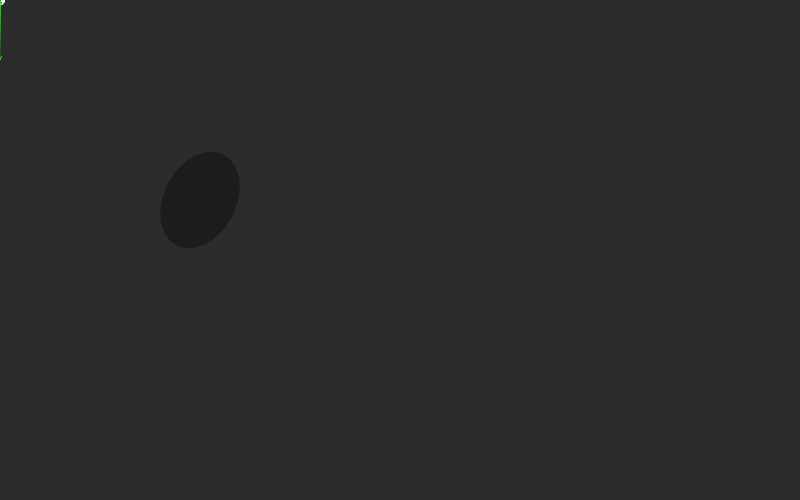
Frame 1 (no input)
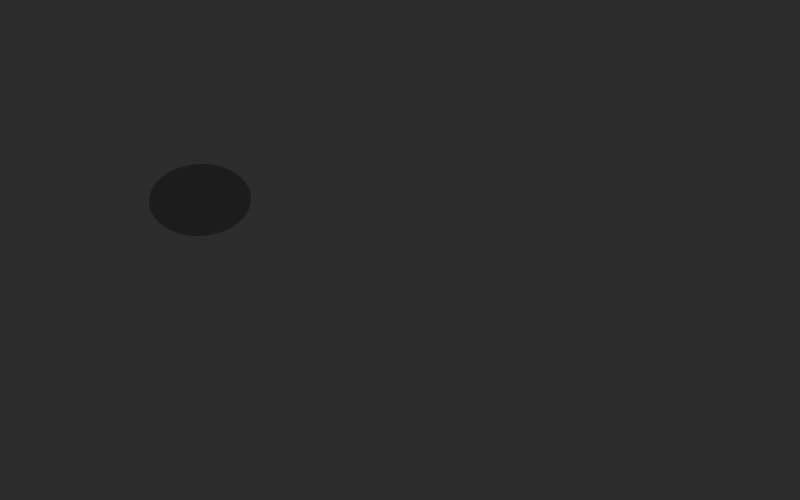
Frame 60 (the mouse pressed at the canvas centre just before this capture)
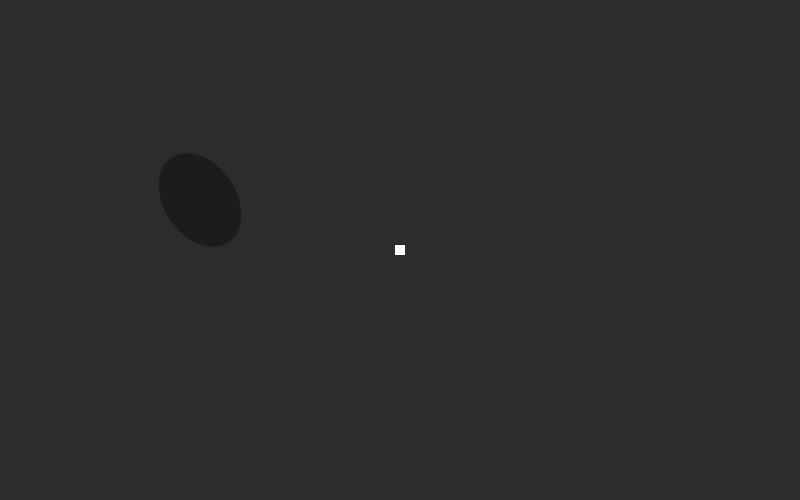
Frame 120 (the mouse held since frame 60 and released just before this capture)

The Processing sketch that drew these frames (run headless with seeded random() and noise(); from frame 60 on, the mouse is pressed at the canvas centre):

// Processing sketch: processing_80017
// ── processing_80017.pde


PVector startPosition;
PVector position;
PVector velocity;

PVector gravity;
 
float mass = 10;

float xPos = 0;
float yPos = 0;

PVector pos2;
PVector p1;
PVector p2;

////////////////////////////////////////////////////////////////////////////////

void setup() {
  size(800, 500);
  frameRate(25);
  smooth();
   
  startPosition = new PVector();
   
  position = new PVector(0, 0);
  velocity = new PVector(0, 0);
  gravity = new PVector(0, 0.3);  // gravity goes down
  
  pos2 = new PVector(200,200);
  p1 = new PVector();
  p2 = new PVector(100, 100);
}

////////////////////////////////////////////////////////////////////////////////

void draw() {
  background(44);
  
   float distance = position.dist(pos2);
   
  /* Calculate the movement */   
  PVector acceleration = new PVector();
  acceleration.add(gravity);
   
  velocity.add(acceleration);
 
  position.add(velocity);
 
 
  /* Draw the object */
  noStroke();
  fill(255);
 
  ellipse(position.x, position.y, mass, mass);
   
 
  /* Draw slingshot */
  if(mousePressed) {
    stroke(255, 0, 0);
    line(mouseX, mouseY, startPosition.x, startPosition.y);
     
    noStroke();
    fill(255);
     
    rectMode(CENTER);
    rect(startPosition.x, startPosition.y, 10, 10);
  }
   
   
  /* Draw vectors (DO NOT COPY)  */
  stroke(255, 0, 0);
  drawVector(velocity, position, 20);
  stroke(0, 255, 0);
  drawVector(acceleration, position, 200);
  
  
    //new object
  
    
   noStroke();
   fill(10, 120);
   
   translate(pos2.x, pos2.y);
   rotate( map(millis(), 0, 10000, 2, TWO_PI) );
   ellipse(0, 0, 102, 72);

  
  if(distance < 80) {
    fill(120, 210, 48);
    
  ellipse(0, 0, 102, 72);
  }
   
  
  
}
 
////////////////////////////////////////////////////////////////////////////////
  
void mousePressed() {
  startPosition.set(mouseX, mouseY, 0);
}
 
 
void mouseReleased() {
  position.set(startPosition);   // Begin where we started dragging
   
  PVector mouseDirection = new PVector(mouseX, mouseY);   // Calculate the shooting direction & strength
  mouseDirection.sub(startPosition);
  mouseDirection.mult(-1);   // Other way
  mouseDirection.mult(0.15);  // Scale it down
 
  velocity.set(mouseDirection);
}
 
void drawVector(PVector vec, PVector base, float len) {
  pushMatrix();
  float arrowSize = 4;
  translate(base.x, base.y);
  rotate(vec.heading2D());
  float lineLength = vec.mag() * len;
  line(0, 0, lineLength, 0);
  line(lineLength, 0,lineLength - arrowSize, arrowSize * 0.5);
  line(lineLength, 0,lineLength - arrowSize,-arrowSize * 0.5);
  popMatrix();
}
